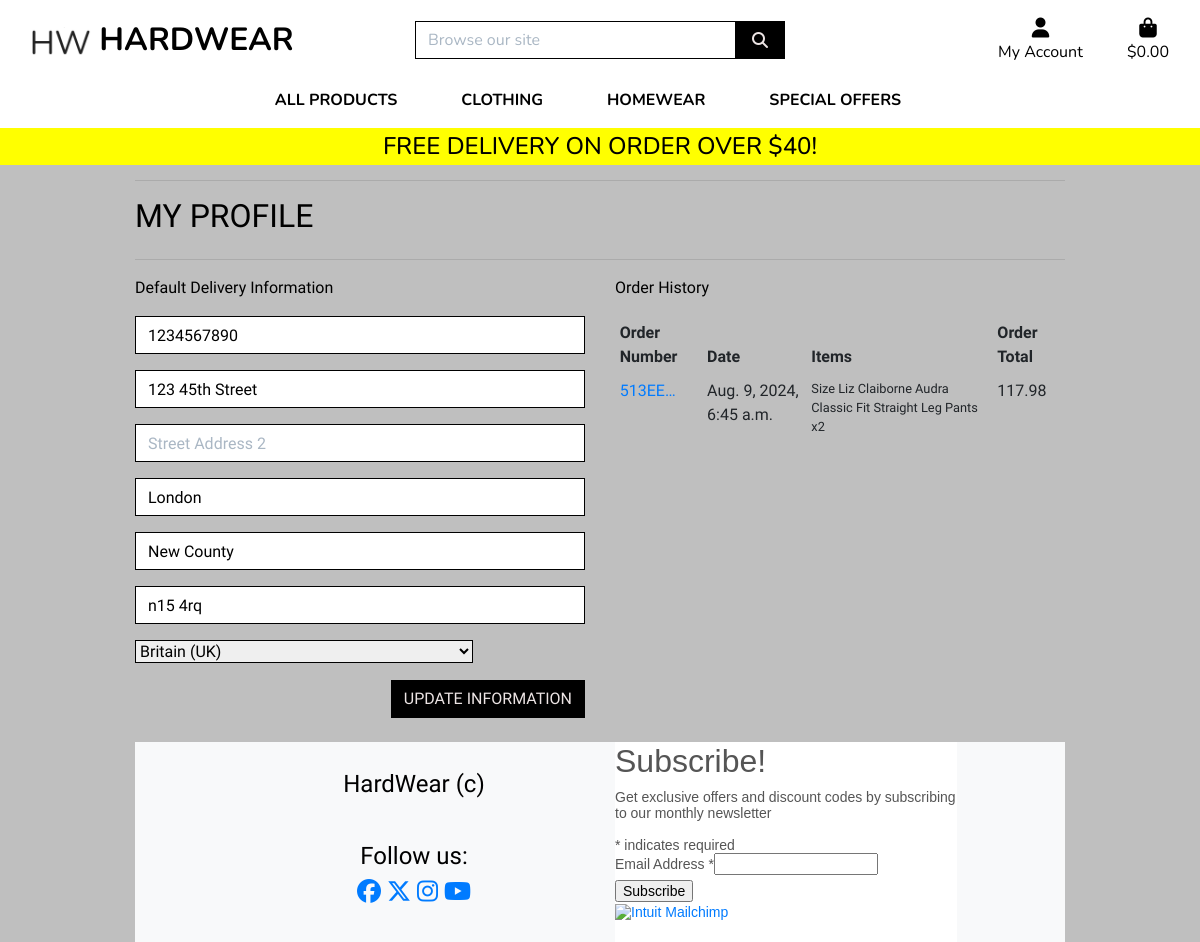
The app's page /profile/ (signed in) with its own data.
### profiles/models.py (models this page shows, shortened)
class UserProfile(models.Model):
    user = models.OneToOneField(User, on_delete=models.CASCADE)
    default_phone_number = models.CharField(max_length=20,
        null=True, blank=True)
    default_street_address1 = models.CharField(max_length=80,
        null=True, blank=True)
    default_street_address2 = models.CharField(max_length=80,
        null=True, blank=True)
    default_city_or_town = models.CharField(max_length=40,
        null=True, blank=True)
    default_county = models.CharField(max_length=80,
        null=True, blank=True)
    default_postcode = models.CharField(max_length=20,
        null=True, blank=True)
    default_country = CountryField(blank_label='Country',
        null=True, blank=True)

### checkout/models.py (models this page shows, shortened)
class Orders(models.Model):
    order_number = models.CharField(max_length=32, null=False, editable=False)
    user_profile = models.ForeignKey(UserProfile, on_delete=models.SET_NULL,
        null=True, blank=True, related_name='orders')
    full_name = models.CharField(max_length=50, null=False, blank=False)
    email_address = models.EmailField(max_length=254, null=False, blank=False)
    phone_number = models.CharField(max_length=20, null=False, blank=False)
    country = CountryField(blank_label='Country *', null=False, blank=False)
    postcode = models.CharField(max_length=20, null=True, blank=True)
    city_or_town = models.CharField(max_length=40, null=False, blank=False)
    street_address1 = models.CharField(max_length=80, null=False, blank=False)
    street_address2 = models.CharField(max_length=80, null=True, blank=True)
    county = models.CharField(max_length=80, null=True, blank=True)
    date = models.DateTimeField(auto_now_add=True)
    delivery_cost = models.DecimalField(max_digits=6, decimal_places=2,
        null=False, default=0)
    order_total = models.DecimalField(max_digits=10, decimal_places=2,
        null=False, default=0)
    grand_total = models.DecimalField(max_digits=10, decimal_places=2,
        null=False, default=0)
    original_bag = models.TextField(null=False, blank=False, default='')
    stripe_pid = models.CharField(max_length=254, null=False, blank=False, default='')

class OrderLineItem(models.Model):
    order = models.ForeignKey(Orders, null=False, blank=False,
        on_delete=models.CASCADE, related_name='lineitems')
    product = models.ForeignKey(Product, null=False, blank=False,
        on_delete=models.CASCADE)
    product_size = models.CharField(max_length=2, null=True, blank=True)
    quantity = models.IntegerField(null=False, blank=False, default=0)
    lineitem_total = models.DecimalField(max_digits=6, decimal_places=2,
        null=False, blank=False, editable=False)

### products/models.py (models this page shows, shortened)
class Product(models.Model):
    category = models.ForeignKey('Category', null=True, blank=True, on_delete=models.SET_NULL)
    sku = models.CharField(max_length=254, null=True, blank=True)
    name = models.CharField(max_length=254)
    description = models.TextField()
    sizes = models.BooleanField(default=False, null=True, blank=True)
    price = models.DecimalField(max_digits=6, decimal_places=2)
    rating = models.DecimalField(max_digits=6, decimal_places=2, null=True, blank=True)
    image_url = models.URLField(max_length=1024, null=True, blank=True)
    image = models.ImageField(null=True, blank=True)

### profiles/views.py (the view)
# urls.py: path('profile/', include('profiles.urls')),
@login_required
def profile(request):
    profile = get_object_or_404(UserProfile, user=request.user)
    if request.method == 'POST':
        form = UserProfileForm(request.POST, instance=profile)
        if form.is_valid():
            form.save()
            messages.success(request, 'Profile updated successfully')
        else:
            messages.error(request, 'Update failed.  \
                Please ensure the form is valid.')
    else:
        form = UserProfileForm(instance=profile)
    orders = profile.orders.all()
    template = 'profiles/profile.html'
    context = {
        'form': form,
        'orders': orders,
        'on_profile_page': True
    }
    return render(request, template, context)

### profiles/forms.py
class UserProfileForm(forms.ModelForm):
    class Meta:
        model = UserProfile
        exclude = ('user',)
    def __init__(self, *args, **kwargs):
        super().__init__(*args, **kwargs)
        placeholders = {
            'default_phone_number': 'Phone Number',
            'default_postcode': 'Post Code',
            'default_city_or_town': 'City or Town',
            'default_street_address1': 'Street Address 1',
            'default_street_address2': 'Street Address 2',
            'default_county': 'County, State or Locality',
        }
        self.fields['default_phone_number'].widget.attrs['autofocus'] = True
        for field in self.fields:
            if field != 'default_country':
                if self.fields[field].required:
                    placeholder = f'{placeholders[field]} *'
                else:
                    placeholder = placeholders[field]
                self.fields[field].widget.attrs['placeholder'] = placeholder
            self.fields[field].widget.attrs['class'] = 'border-black rounded-0 profile-form-input'
            self.fields[field].label = False

### bag/contexts.py (called while the page is built, shortened)
def bag_contents(request):
    bag_items = []
    total = 0
    product_count = 0
    bag = request.session.get('bag', {})
    if total < settings.FREE_DELIVERY_THRESHOLD:
        delivery = total * Decimal(settings.STANDARD_DELIVERY_PERCENTAGE / 100)
        free_delivery_delta = settings.FREE_DELIVERY_THRESHOLD - total
    else:
        delivery = 0
        free_delivery_delta = 0
    grand_total = delivery + total
    context = {
        'bag_items': bag_items,
        'total': total,
        'product_count': product_count,
        'delivery': delivery,
        'free_delivery_delta': free_delivery_delta,
        'free_delivery_threshold': settings.FREE_DELIVERY_THRESHOLD,
        'grand_total': grand_total,
    }
    return context

### profiles/templates/profiles/profile.html (shortened to what this page needs)
{% extends "base.html" %} {% load static %} {% block extra_css %}
<link rel="stylesheet" href="{% static 'css/profile.css' %}" />
{% endblock %} {% block page_header %}
<div class="container header-container">
</div>
{% endblock %} {% block content %}
<div class="overlay"></div>
<div class="container">
    <div class="row">
        <div class="col">
            <hr />
            <h2 class="logo-font mb-4 text-black">My Profile</h2>
            <hr />
        </div>
    </div>
    <div class="row">
        <div class="col-12 col-lg-6">
            <p class="text-black text-muted">Default Delivery Information</p>
            <form class="mt-3" action="{% url 'profile' %}" method="POST" id="profile-update-form">
                {% csrf_token %} {{ form|crispy }}
                <button class="btn btn-black rounded-0 text-uppercase float-right">Update Information</button>
            </form>
        </div>
        <div class="text-black col-lg-6">
            <p class="text-black text-muted">Order History</p>
            <div class="order-history table-responsive">
                <table class="table table-sm table-borderless">
                    <thead>
                        <tr>
                            <th>Order Number</th>
                            <th>Date</th>
                            <th>Items</th>
                            <th>Order Total</th>
                        </tr>
                    </thead>
                    <tbody>
                        {% for orders in orders %}
                        <tr>
                            <td>
                                <a href="{% url 'order_history' orders.order_number %}" title="{{ orders.order_number }}">
                                    {{ orders.order_number|truncatechars:6 }}
                                </a>
                            </td>
                            <td>{{ orders.date }}</td>
                            <td>
                                <ul class="list-unstyled">
                                    {% for item in orders.lineitems.all %}
                                    <li class="small">
                                        {% if item.product.sizes %} Size {{ item.product.size|upper }} {% endif %}{{ item.product.name }} x{{ item.quantity }}
                                    </li>
                                    {% endfor %}
                                </ul>
                            </td>
                            <td>{{ orders.grand_total }}</td>
                        </tr>
                        {% endfor %}
                    </tbody>
                </table>
            </div>
        </div>
    </div>
    <br/>
    {% endblock %}

### static/css/base.css (style rules this page uses)
html { height: 100%; }
body { background: url("/media/homepage_background_cropped.jpg") no-repeat center center fixed; background-size: cover; height: calc(100vh - 164px); color: #555; font-family: "Overlock", sans-serif; }
.logo-font { text-transform: uppercase; }
.btn-black { background: black; color: rgb(236, 228, 228); }
.text-black { color: #000 !important; }
.border-black { border: 1px solid black !important; }
.overlay { height: 100%; width: 100%; top: 0; left: 0; position: fixed; background: #bfbfbf; z-index: -1; }
@media (min-width: 1200px) { .container { max-width: 80%; } }
@media (min-width: 992px) { .header-container { padding-top: 164px; } }

### profiles/static/css/profile.css (style rules this page uses)
.order-history { max-height: 416px; overflow-y: auto; }
#profile-update-form .form-control { color: #000; }
#profile-update-form input::placeholder { color: #aab7c4; }
#id_default_country, #id_default_country option:not(:first-child) { color:#000; }

### records on screen
UserProfile: default_phone_number "1234567890", default_street_address1 "123 45th Street", default_city_or_town "London", default_county "New County", default_postcode "n15 4rq", default_country "Britain (UK)"
Orders: order_number "513EE…", date "Aug. 9, 2024, 6:45 a.m.", grand_total "117.98"
OrderLineItem: product.name "Liz Claiborne Audra Classic Fit Straight Leg Pants", quantity "2"

### other values on screen
{{ free_delivery_threshold }} "40"
